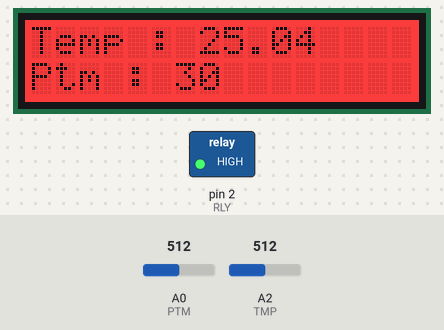
Simulated run of this sketch. Board: Arduino Uno, built with avr-gcc and run on an emulated ATmega328P. Shown: 16×2 character LCD, switched loads named in the sketch (green lamp = pin HIGH). The test bench sets the inputs (shaded band); at power-on: A2 (TMP) = 512, A0 (PTM) = 512.

Above: at 1.2 s.
1.3 s: A2 (TMP) set to 562
At 1.8 s:
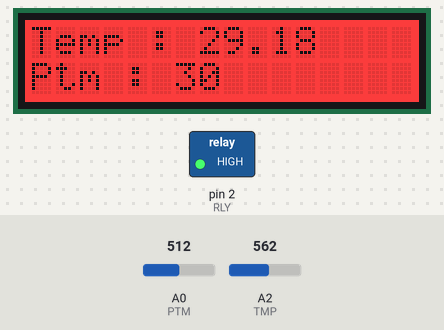
2.8 s: A2 (TMP) set to 585
At 3.3 s:
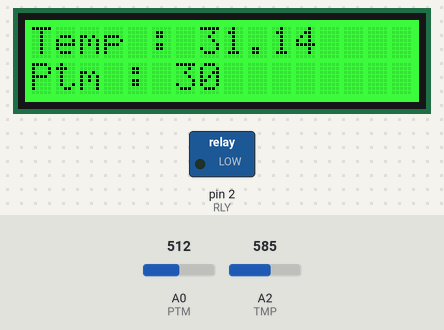
4.3 s: A0 (PTM) set to 20
At 5.5 s:
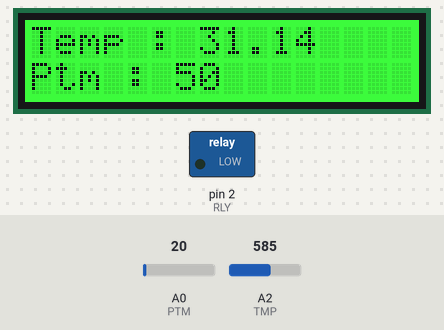
5.8 s: A0 (PTM) set to 0
At 6.3 s:
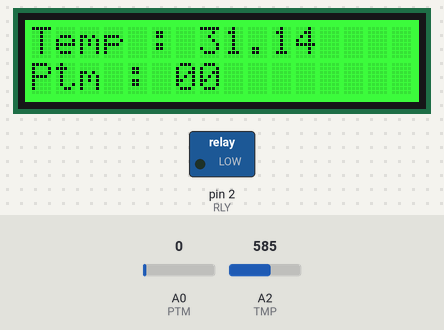
7.3 s: A0 (PTM) set to 40
At 7.9 s:
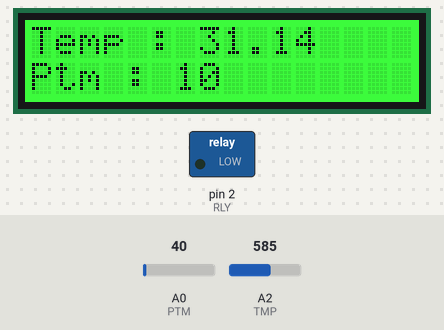
8.8 s: A2 (TMP) set to 511
At 10.3 s:
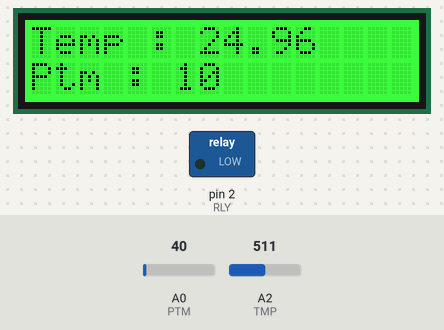
Timing chart, 0 to 11.3 s (numbered marks = the images above; inputs shaded):
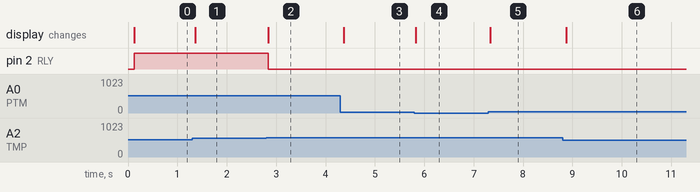

The sketch:

ex4Relay.ino
```cpp
#include <rgb_lcd.h>
#include <Wire.h>

rgb_lcd lcd;


const int PTM = A0; //Rotary Angle Sensor
const int TMP = A2; //Temperature Sensor
const int RLY = 2; //Raley v1.2
//LCD Screen on I2C Port

const int R0 = 100000;
const int B = 4275;

int colorR = 255;
int colorG = 255;
int colorB = 0;


int valuePTM;
int valueTMP;
int count;
float temp;
int printPTM;

void setup() {
  // put your setup code here, to run once:
  pinMode(PTM, INPUT);
  pinMode(RLY, OUTPUT);

  lcd.begin(16, 2);
  lcd.setRGB(colorR, colorG, colorB);

  count = 0;
}

void loop() {
  if (count < 30) {
       valuePTM = analogRead(PTM);
       valueTMP = analogRead(TMP);

       printPTM = map(valuePTM, 1023, 0, 255, 0);
       // put your main code here, to run repeatedly:
       if (printPTM < 0)
       {
         printPTM = 0;
       }
       // Valeur max du potentiometre
       if (printPTM > 30)
       {
         printPTM = 30;
       }

       count++;
       delay(1);
   } else {
       temp = (1023.0 / valueTMP - 1.0) * R0;
       temp = 1.0 / (log(temp / R0) / B + 1 / 298.15) - 273.15;
       lcd.setCursor(0,0);
       lcd.print("Temp : ");
       lcd.print(temp);

       lcd.setCursor(0,1);
       lcd.print("Ptm : ");
       lcd.print(printPTM);

       if (temp < printPTM) { //RED
           int colorR = 255;
           int colorG = 0;
           int colorB = 0;
           lcd.setRGB(colorR, colorG, colorB);
           digitalWrite(RLY, HIGH); //Relay On
       }else{ //GREEN
           int colorR = 0;
           int colorG = 255;
           int colorB = 0;
           lcd.setRGB(colorR, colorG, colorB);
           digitalWrite(RLY, LOW); //Relay Off
       }

       count = 0;
   }
}
```

Measured:
- the behaviour switches between 571 and 572 on A2 (TMP) (found by bisection; images 1 and 2)
- after the input at 1.3 s, the display: changes after 0.06 s (image 1)
- after the input at 2.8 s, pin 2 (RLY): HIGH → LOW at once; the display: changes at once (image 2)
- after the input at 4.3 s, the display: changes after 0.07 s (image 3)
- after the input at 5.8 s, the display: changes at once (image 4)
- after the input at 7.3 s, the display: changes at once (image 5)
- after the input at 8.8 s, the display: changes after 0.07 s (image 6)
